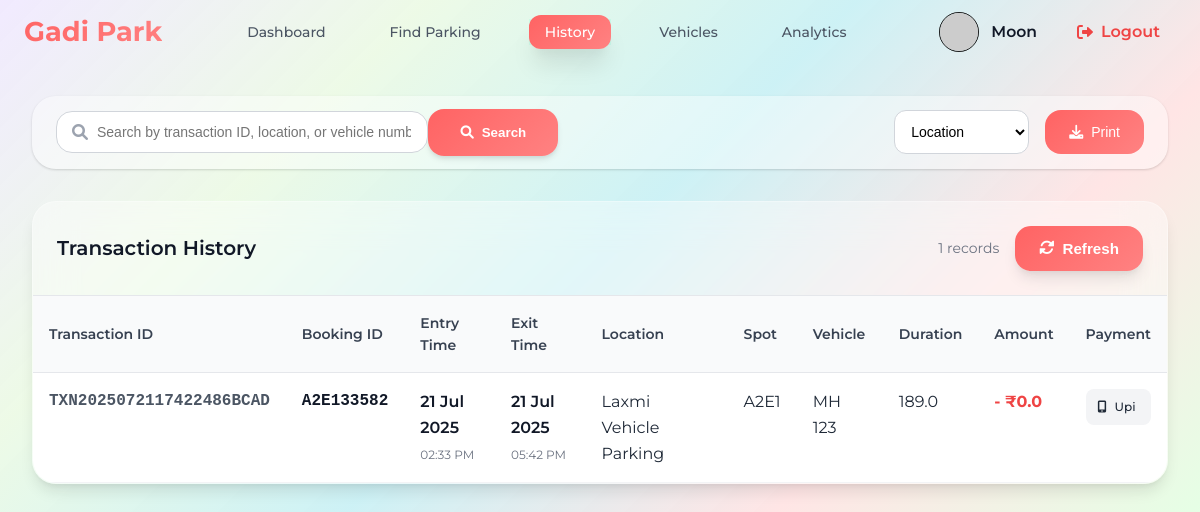
The app's page /history (signed in) with its own data.
### models/user.py (models this page shows, shortened)
class User(db.Model):
    __tablename__ = 'users'
    id=db.Column(db.Integer,primary_key=True)
    username=db.Column(db.String(80),unique=True,nullable=False)
    password_hash=db.Column(db.String(128),nullable=False)
    full_name=db.Column(db.String(80),nullable=True)
    is_admin=db.Column(db.Boolean,default=False)
    wallet_balance=db.Column(db.Float,default=0.00)
    total_parkings=db.Column(db.Integer,default=0)
    total_spendings=db.Column(db.Float,default=0)
    registration_date=db.Column(db.DateTime,default=db.func.current_timestamp())

### models/history.py (models this page shows)
class History(db.Model):
    __tablename__='history'
    id = db.Column(db.Integer, primary_key=True)
    user_id = db.Column(db.Integer, db.ForeignKey('users.id'), nullable=False)
    vehicle_id = db.Column(db.Integer, db.ForeignKey('vehicles.id'), nullable=False)
    lot_id = db.Column(db.Integer, db.ForeignKey('parking_lots.id'), nullable=False)
    spot_id = db.Column(db.Integer, db.ForeignKey('parking_spots.id'), nullable=False)
    entry_time = db.Column(db.DateTime, nullable=False, default=datetime.utcnow)
    exit_time = db.Column(db.DateTime, nullable=True)
    booking_id = db.Column(db.String(100), nullable=False)
    transaction_id = db.Column(db.String(100), nullable=False)
    total_amount_paid = db.Column(db.Float, nullable=False)
    duration = db.Column(db.Float, nullable=True)
    payment_method = db.Column(db.String(50), nullable=True)
    is_ev_spot = db.Column(db.Boolean, nullable=False, default=False)

### models/parking_lot.py (models this page shows, shortened)
class ParkingLot(db.Model):
    __tablename__ = 'parking_lots'
    id = db.Column(db.Integer, primary_key=True)
    name= db.Column(db.String(80), unique=True, nullable=False)
    address = db.Column(db.String(200), nullable=False)
    pincode = db.Column(db.String(10), nullable=False)
    hourly_rate = db.Column(db.Float, nullable=False)
    total_spots = db.Column(db.Integer, nullable=False)
    occupied_regular_spots = db.Column(db.Integer, default=0)
    occupied_ev_spots = db.Column(db.Integer, default=0)
    ev_spots = db.Column(db.Integer, default=0)
    ev_charging_rate = db.Column(db.Float, nullable=True)
    opening_time = db.Column(db.String(10), nullable=True)
    closing_time = db.Column(db.String(10), nullable=True)
    is_24_hours = db.Column(db.Boolean, default=False)
    description = db.Column(db.String(200), nullable=True)

### models/parking_spot.py (models this page shows, shortened)
class ParkingSpot(db.Model):
    __tablename__ = 'parking_spots'
    id=db.Column(db.Integer, primary_key=True)
    lot_id=db.Column(db.Integer, db.ForeignKey('parking_lots.id'), nullable=False)
    spot_number=db.Column(db.String(50), nullable=False)
    is_ev_spot=db.Column(db.Boolean, default=False)
    status=db.Column(db.String(50), default='available')

### models/vehicle.py (models this page shows, shortened)
class Vehicle(db.Model):
    __tablename__ = 'vehicles'
    id = db.Column(db.Integer, primary_key=True)
    user_id = db.Column(db.Integer, db.ForeignKey('users.id'), nullable=False)
    type = db.Column(db.String(50), nullable=False)
    model = db.Column(db.String(50),nullable=False)
    registration_number = db.Column(db.String(20),nullable=False,unique=True)
    is_ev= db.Column(db.Boolean,default=False)

### routes/user_activity.py (the view, shortened to what this page needs)
@user_activity_bp.route('/history')
@login_required
@user_required
def history():
    user=User.query.get(session.get('user_id'))
    history=History.query.filter_by(user_id=user.id).all()
    search=request.args.get('search','').strip()
    search_filter=request.args.get('search_filters')
    if search_filter=='transaction_id':
        history=History.query.filter(History.transaction_id.ilike(f'%{search}%')).all()
    if search_filter=='booking_id':
        history=History.query.filter(History.booking_id.ilike(f'%{search}%')).all()
    vehicles=Vehicle.query.all()
    spots=ParkingSpot.query.all()
    lots=ParkingLot.query.all()
    return render_template('history.html',history=history,vehicles=vehicles,spots=spots,lots=lots,user=user)

### Templates/history.html (shortened to what this page needs)
{% extends "base.html" %}
{% block style %}
<link rel="stylesheet" href="{{url_for('static',filename='css/history.css')}}">
<link rel="stylesheet" href="{{url_for('static',filename='css/base.css')}}">
<link rel="stylesheet" href="https://cdnjs.cloudflare.com/ajax/libs/font-awesome/6.0.0/css/all.min.css">
{% endblock %}
{% block content %}
{% include "user_navbar.html" %}
<div class="history-container">
    <div class="search-section">
        <form action="{{url_for('user_activity.history')}}" method="get">
            <div class="search-container">
                <div class="search-box">
                    <i class="fas fa-search"></i>
                    <input type="text" id="history-search" placeholder="Search by transaction ID, location, or vehicle number..." name="search" required>
                </div>
                    <button type="submit" class="search-btn">
                            <i class="fas fa-search"></i>
                                Search
                    </button>
                <div class="filter-controls">
                    <select id="date-filter" name="search_filters">
                        <option value="location">Location</option>
                    </select>
                    <button class="export-btn" onclick="window.print()">
                        <i class="fas fa-download"></i>
                        Print
                    </button>
                </div>
            </div>
        </form>
    </div>
    <div class="history-content ">
        {% if not history %}
        <div class="empty-state ">
            <div class="empty-icon">
                <i class="fas fa-history"></i>
            </div>
            <h3>No Parking History</h3>
            <p>You haven't completed any parking sessions yet</p>
        </div>
        {% else %}
        <div class="table-container">
            <div class="table-header">
                <h3>Transaction History</h3>
                <div class="table-actions">
                    <span class="record-count">{{ history|length  }} records</span>
                    <a href="{{url_for('user_activity.history')}}">
                        <button class=" btn-style" id="refresh-btn">
                            <i class="fas fa-sync-alt"></i>
                            Refresh
                        </button>
                    </a>
                </div>
            </div>
            <table class="table">
                <thead>
                    <tr>
                        <th> Transaction ID</th>
                        <th> Booking ID</th>
                        <th> Entry Time</th>
                        <th> Exit Time</th>
                        <th> Location</th>
                        <th> Spot</th>
                        <th> Vehicle</th>
                        <th> Duration</th>
                        <th> Amount</th>
                        <th> Payment</th>
                    </tr>
                </thead>
                <tbody>
                    {% for h in history %}
                    <tr class="row">
                        <td class="transaction-id">{{ h.transaction_id }}</td>
                        <td class="booking-id">{{ h.booking_id  }}</td>
                        <td class="entry-time">
                            <div class="time-info">
                                <span class="date">{{ h.entry_time.strftime('%d %b %Y')  }}</span>
                                <span class="time">{{ h.entry_time.strftime('%I:%M %p')}}</span>
                            </div>
                        </td>
                        <td class="exit-time">
                            <div class="time-info">
                                <span class="date">{{ h.exit_time.strftime('%d %b %Y')  }}</span>
                                <span class="time">{{ h.exit_time.strftime('%I:%M %p')  }}</span>
                            </div>
                        </td>
                        <td>
                            {% for lot in lots %}
                                {% if lot.id == h.lot_id %}
                                    {{ lot.name }}
                                {% endif %}
                            {% endfor %}
                        </td>
                        <td>
                            {% for spot in spots %}
                                {% if spot.id == h.spot_id %}
                                    {{ spot.spot_number }}
                                {% endif %}
                            {% endfor %}
                        </td>
                        <td>
                            {% for vehicle in vehicles %}
                                {% if vehicle.id == h.vehicle_id %}
                                    {{ vehicle.registration_number }}
                                {% endif %}
                            {% endfor %}
                        </td>
                        <td >
                           {{ h.duration }}
                        </td>
                        <td class="amount">
                            <span class="amount-value">- ₹{{ h.total_amount_paid}}</span>
                        </td>
                        <td class="payment-method">
                            <span class="payment-badge">
                                {% if h.payment_method == 'card' %}
                                    <i class="fas fa-credit-card"></i>
                                {% elif h.payment_method == 'UPI' %}
                                    <i class="fas fa-mobile-alt"></i>
                                {% elif h.payment_method == 'wallet' %}
                                    <i class="fas fa-wallet"></i>
                                {% else %}
                                    <i class="fas fa-money-bill"></i>
                                {% endif %}
                                {{ h.payment_method.title()  }}
                            </span>
                        </td>
                    </tr>
                    {% endfor %}
                </tbody>
            </table>
        </div>
        {% endif %}
    </div>
</div>
{% endblock %}

### Templates/user_navbar.html
{%extends "base.html" %}
{%block style%}
<link rel="stylesheet" href="{{url_for('static',filename='css/user_navbar.css')}}">
{%endblock%}
{%block content %}
{% set current_path = request.path %}
<nav class="top-navbar">
        <div class="nav-container">
            <div class="logo">
                <h2>Gadi Park</h2>
            </div>
            <ul class="nav-links">
                <li class="{% if current_path == url_for('user.user_dashboard')%}active{%endif%}"><a href="{{ url_for('user.user_dashboard') }}">Dashboard</a></li>
                <li class="{% if current_path == url_for('user.find_parking')%}active{%endif%}"><a href="{{ url_for('user.find_parking') }}">Find Parking</a></li>
                <li class="{% if current_path == url_for('user_activity.history')%}active{%endif%}"><a href="{{url_for('user_activity.history')}}">History</a></li>
                <li class="{% if current_path == url_for('user.vehicle')%}active{%endif%}"><a href="{{url_for('user.vehicle')}}">Vehicles</a></li>
                <li class="{% if current_path == url_for('user.user_charts')%}active{%endif%}"><a href="{{url_for('user.user_charts')}}">Analytics</a></li>
            </ul>
            <div class="user-actions">
                <a href="{{url_for('profile.profile')}}">
                    <div class="user-profile">
                        <div class="profile-avatar">
                            <img src="https://api.dicebear.com/9.x/open-peeps/svg?seed={{ username }}&backgroundColor=transparent&radius=50"alt="Profile Avatar"class="profile-avatar"/>
                        </div>
                        <span class="user-name">{{ user.full_name }}</span>
                    </div>
                </a>
                <a href="{{url_for('auth.logout')}}" class="logout-btn">
                    <i class="fas fa-sign-out-alt"></i>
                    <span>Logout</span>
                </a>
            </div>
        </div>
    </nav>
{%endblock%}

### Static/css/history.css (style rules this page uses)
.history-container { max-width: 1400px; margin: 0 auto; padding: 2rem; }
.search-section { background: rgba(255, 255, 255, 0.4); border-radius: var(--radius-xl); padding: 0.8rem 1.5rem; margin-bottom: 2rem; box-shadow: var(--shadow); }
.export-btn { display: flex; align-items: center; gap: 0.5rem; padding: 0.875rem 1.5rem; background: var(--main-gradient); color: var(--white); border: none; border-radius: var(--radius-lg); cursor: pointer; font-weight: 500; transition: var(--transition); font-size: 0.875rem; }
.table-actions a { text-decoration: none; }
.record-count { color: var(--gray-500); font-size: 0.875rem; }
.transaction-id,.booking-id { font-family: 'Courier New', monospace; font-weight: 600; color: var(--gray-600); }
.time-info { display: flex; flex-direction: column; gap: 0.25rem; }
.time-info .date { font-weight: 600; color: var(--gray-900); }
.time-info .time { font-size: 0.75rem; color: var(--gray-500); }
.amount-value { font-weight: 700; color: var(--occupied-color); font-size: 1rem; }
.payment-badge { display: flex; align-items: center; gap: 0.5rem; background: var(--gray-100); padding: 0.5rem 0.75rem; border-radius: var(--radius); font-size: 0.75rem; font-weight: 500; }

### Static/css/user_navbar.css (style rules this page uses)
.top-navbar { top: 0; left: 0; right: 0; z-index: 1000; }
.nav-container { width: 1200px; margin: 0 auto; padding: 0 1.5rem; display: flex; align-items: center; justify-content: space-between; height: 64px; }
.logo h2 { background: var(--main-gradient); -webkit-text-fill-color: transparent; background-clip: text; font-size: 1.7rem; font-weight: 700; cursor: pointer; }
.nav-links { display: flex; list-style: none; gap: 2rem; align-items: center; }
.nav-links a { color: var(--gray-600); text-decoration: none; font-weight: 500; font-size: 0.875rem; padding: 0.5rem 1rem; border-radius: var(--radius-md); transition: var(--transition); }
.nav-links li:hover a,.nav-links li.active a { background: var(--main-gradient); color: white; font-size: 0.879rem; box-shadow: var(--shadow-xl); }
.user-actions { display: flex; align-items: center; gap: 1rem; }
.user-actions a { text-decoration: none; }
.user-profile { display: flex; align-items: center; gap: 0.75rem; cursor: pointer; padding: 0.5rem; border-radius: var(--radius-md); transition: var(--transition); }
.profile-avatar { width: 2.5rem; height: 2.5rem; border-radius: 50%; display: flex; align-items: center; justify-content: center; border: 1px solid rgba(0, 0, 0, 0.637); transition: var(--transition); }
.user-name { font-weight: 600; font-size: 0.975rem; color: var(--gray-900); }
.logout-btn { display: flex; align-items: center; gap: 0.5rem; padding: 0.75rem 1rem; color: #ef4444; text-decoration: none; border-radius: var(--radius-xl); transition: var(--transition); font-weight: 600; }

### records on screen
User: full_name "Moon"
History: transaction_id "TXN2025072117422486BCAD", booking_id "A2E133582", entry_time "21 Jul 2025", entry_time "02:33 PM", exit_time "21 Jul 2025", exit_time "05:42 PM", duration "189.0", total_amount_paid "0.0", payment_method "Upi"
ParkingLot: name "Laxmi Vehicle Parking"
ParkingSpot: spot_number "A2E1"
Vehicle: registration_number "MH 123"

### other values on screen
{{ history|length }} "1"
